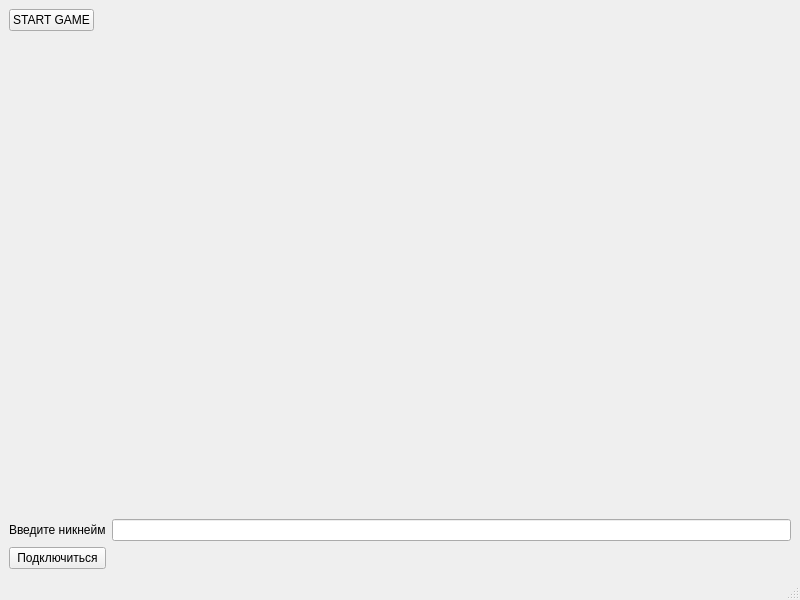
<?xml version="1.0" encoding="UTF-8"?>
<ui version="4.0">
 <class>MainWindow</class>
 <widget class="QMainWindow" name="MainWindow">
  <property name="geometry">
   <rect>
    <x>0</x>
    <y>0</y>
    <width>800</width>
    <height>600</height>
   </rect>
  </property>
  <property name="windowTitle">
   <string>MainWindow</string>
  </property>
  <widget class="QWidget" name="centralwidget">
   <layout class="QGridLayout" name="gridLayout">
    <item row="6" column="0" colspan="2">
     <widget class="QLabel" name="label">
      <property name="text">
       <string>Введите никнейм</string>
      </property>
     </widget>
    </item>
    <item row="0" column="2">
     <widget class="QLabel" name="label_6">
      <property name="text">
       <string/>
      </property>
     </widget>
    </item>
    <item row="1" column="2">
     <widget class="QLabel" name="player1_label">
      <property name="text">
       <string/>
      </property>
     </widget>
    </item>
    <item row="6" column="2">
     <widget class="QLineEdit" name="lineEdit"/>
    </item>
    <item row="7" column="0" colspan="2">
     <widget class="QPushButton" name="pushButton">
      <property name="text">
       <string>Подключиться</string>
      </property>
     </widget>
    </item>
    <item row="5" column="2">
     <widget class="QLabel" name="player4_label">
      <property name="text">
       <string/>
      </property>
     </widget>
    </item>
    <item row="3" column="2">
     <widget class="QLabel" name="player2_label">
      <property name="text">
       <string/>
      </property>
     </widget>
    </item>
    <item row="4" column="2">
     <widget class="QLabel" name="player3_label">
      <property name="text">
       <string/>
      </property>
     </widget>
    </item>
    <item row="0" column="0">
     <widget class="QPushButton" name="pushButton_2">
      <property name="text">
       <string>START GAME</string>
      </property>
     </widget>
    </item>
   </layout>
  </widget>
  <widget class="QMenuBar" name="menubar">
   <property name="geometry">
    <rect>
     <x>0</x>
     <y>0</y>
     <width>800</width>
     <height>21</height>
    </rect>
   </property>
  </widget>
  <widget class="QStatusBar" name="statusbar"/>
 </widget>
 <resources/>
 <connections/>
</ui>
